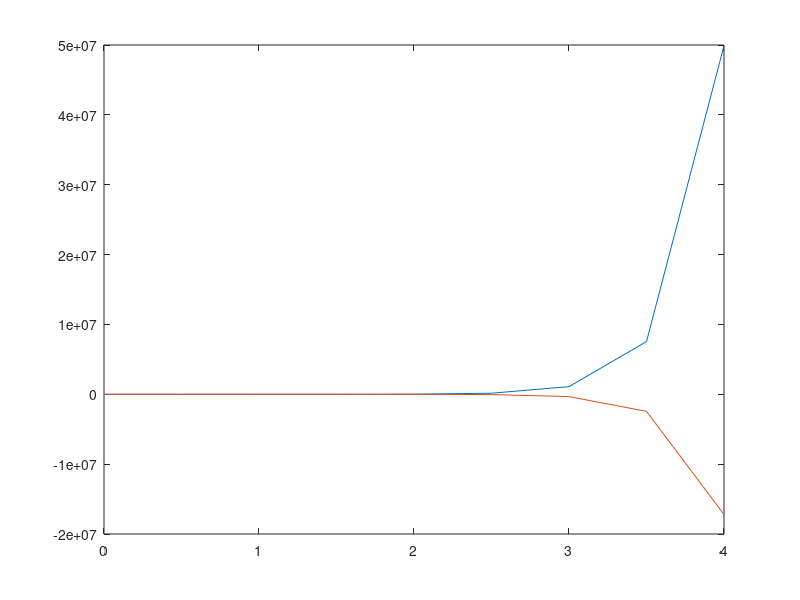
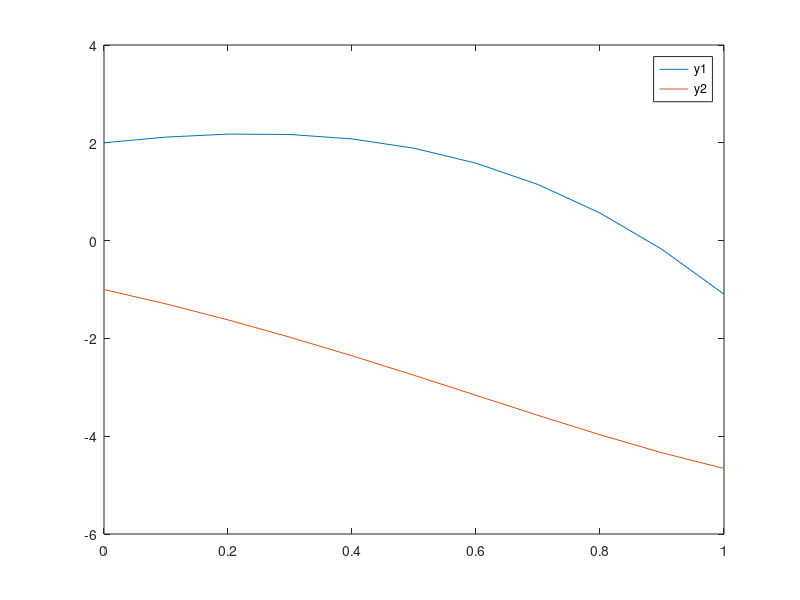
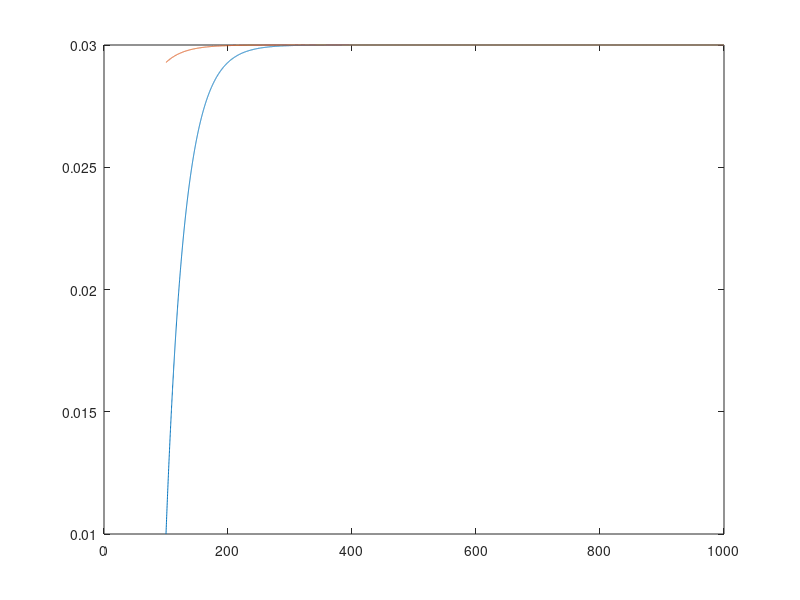
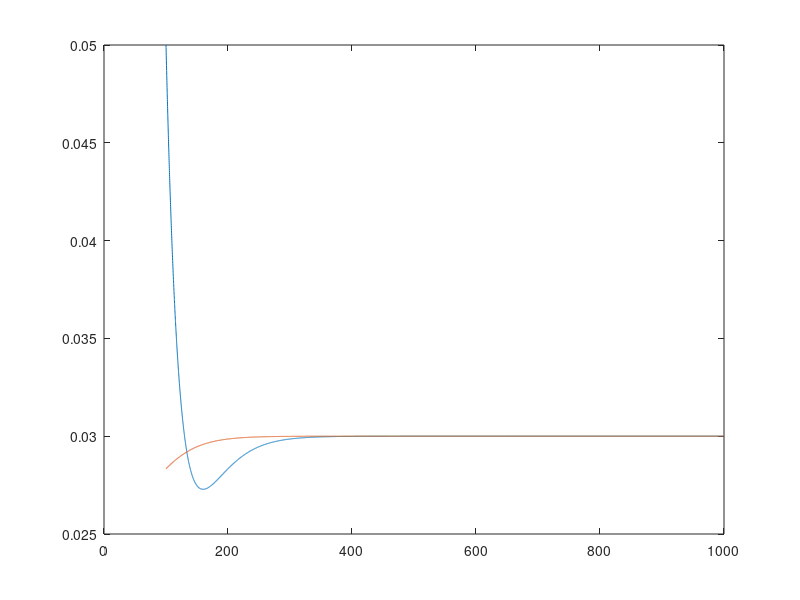

These figures' MATLAB source, in order:
% h=0.5;
% t=0:h:2;
% 
% y1=zeros(size(t));
% y2=zeros(size(t));
% y1(1)=4;
% y2(1)=6;
% f1=@(t,y1,y2) (-0.5*y1);
% f2=@(t,y1,y2) (4-0.3*y2-0.1*y1);
% n=numel(t);
% for i=1:n-1
%     k1=h*f1(t(i),y1(i),y2(i));
%     k2 = h * f1(t(i) + 0.5 * h, y1(i) + 0.5 * k1,y2(i)+0.5*k1);
%     k3 = h * f1(t(i) + 0.5 * h, y1(i) + 0.5 * k2, y2(i)+0.5*k2);
%     k4 = h * f1(t(i) + h, y1(i) + k3,y2(i)+k3);
%     y1(i + 1) = y1(i) + (1/6) * (k1 + 2 * k2 + 2 * k3 + k4);
%     m1= h*f2(t(i),y1(i),y2(i));
%     m2 = h * f2(t(i) + 0.5 * h, y1(i) + 0.5 * m1,y2(i)+0.5*m1);
%     m3 = h * f2(t(i) + 0.5 * h, y1(i) + 0.5 * m2, y2(i)+0.5*m2);
%     m4 = h * f2(t(i) + h, y1(i) + m3,y2(i)+m3);
%     y2(i + 1) = y2(i) + (1/6) * (m1 + 2 * m2 + 2 * m3 + m4);
% 
%     % y1(i+1)=y1(i)+h*f1(t(i),y1(i),y2(i));
%     % y2(i+1)=y2(i)+h*f2(t(i),y1(i),y2(i));
% end
% figure
% plot(t,y1)
% hold on
% plot(t,y2)

% Q1:
% 
h=0.5;
t=0:h:4;

y1=zeros(size(t));
y2=zeros(size(t));
y1(1)=1;
y2(1)=1;
f1=@(t,y1,y2) (3*y1+4*y2);
f2=@(t,y1,y2) (-4*y1+3*y2);
n=numel(t);
for i=1:n-1
    k1=h*f1(t(i),y1(i),y2(i));
    k2 = h * f1(t(i) + 0.5 * h, y1(i) + 0.5 * k1,y2(i)+0.5*k1);
    k3 = h * f1(t(i) + 0.5 * h, y1(i) + 0.5 * k2, y2(i)+0.5*k2);
    k4 = h * f1(t(i) + h, y1(i) + k3,y2(i)+k3);
    y1(i + 1) = y1(i) + (1/6) * (k1 + 2 * k2 + 2 * k3 + k4);
    m1= h*f2(t(i),y1(i),y2(i));
    m2 = h * f2(t(i) + 0.5 * h, y1(i) + 0.5 * m1,y2(i)+0.5*m1);
    m3 = h * f2(t(i) + 0.5 * h, y1(i) + 0.5 * m2, y2(i)+0.5*m2);
    m4 = h * f2(t(i) + h, y1(i) + m3,y2(i)+m3);
    y2(i + 1) = y2(i) + (1/6) * (m1 + 2 * m2 + 2 * m3 + m4);

    % y1(i+1)=y1(i)+h*f1(t(i),y1(i),y2(i));
    % y2(i+1)=y2(i)+h*f2(t(i),y1(i),y2(i));
end
figure
plot(t,y1)
hold on
plot(t,y2)

% Q2:
h=0.1;
t=0:h:1;

y1=zeros(size(t));
y2=zeros(size(t));
y1(1)=2;
y2(1)=-1;
f1=@(t,y1,y2) (y1+2*y2+1);
f2=@(t,y1,y2) (-y1+y2+t);
n=numel(t);
for i=1:n-1
    k1=h*f1(t(i),y1(i),y2(i));
    k2 = h * f1(t(i) + 0.5 * h, y1(i) + 0.5 * k1,y2(i)+0.5*k1);
    k3 = h * f1(t(i) + 0.5 * h, y1(i) + 0.5 * k2, y2(i)+0.5*k2);
    k4 = h * f1(t(i) + h, y1(i) + k3,y2(i)+k3);
    y1(i + 1) = y1(i) + (1/6) * (k1 + 2 * k2 + 2 * k3 + k4);
    m1= h*f2(t(i),y1(i),y2(i));
    m2 = h * f2(t(i) + 0.5 * h, y1(i) + 0.5 * m1,y2(i)+0.5*m1);
    m3 = h * f2(t(i) + 0.5 * h, y1(i) + 0.5 * m2, y2(i)+0.5*m2);
    m4 = h * f2(t(i) + h, y1(i) + m3,y2(i)+m3);
    y2(i + 1) = y2(i) + (1/6) * (m1 + 2 * m2 + 2 * m3 + m4);
    
    % y1(i+1)=y1(i)+h*f1(t(i),y1(i),y2(i));
    % y2(i+1)=y2(i)+h*f2(t(i),y1(i),y2(i));
end
figure
plot(t,y1)
hold on
plot(t,y2)
legend('y1','y2')

%Q3

h = 0.1; t = 100:h:1000;
r=100;
v=3000;
C=0.03;
y1=zeros(size(t));
y2=zeros(size(t));
y3=zeros(size(t));
y1(1)=0.01;
y2(1)=0.05;
y3(1)=0.04;
f1=@(t,y1,y2,y3) ((100/3000)*C-(100/3000)*y1);
f2=@(t,y1,y2,y3) ((100/3000)*y1-(100/3000)*y2);
f3=@(t,y1,y2,y3) ((100/3000)*y2-(100/3000)*y3);
exact_1=C + (0.01-C).*exp((-r*t)/v);
exact_2=C+((0.05-C)+(r/v)*(0.01-C).*t).*exp((-r*t)/v);
exact_3 = C + (r/v*(0.05-C)*t+(r^2/(2*(v^2)))*(0.01-C)*(t.^2)+(0.04-C)).*exp((-r*t)/v);
n=numel(t);
for i=1:n-1
    % k1=h*f1(t(i),y1(i),y2(i));
    % k2 = h * f1(t(i) + 0.5 * h, y1(i) + 0.5 * k1,y2(i)+0.5*k1);
    % k3 = h * f1(t(i) + 0.5 * h, y1(i) + 0.5 * k2, y2(i)+0.5*k2);
    % k4 = h * f1(t(i) + h, y1(i) + k3,y2(i)+k3);
    % y1(i + 1) = y1(i) + (1/6) * (k1 + 2 * k2 + 2 * k3 + k4);
    % m1= h*f2(t(i),y1(i),y2(i));
    % m2 = h * f2(t(i) + 0.5 * h, y1(i) + 0.5 * m1,y2(i)+0.5*m1);
    % m3 = h * f2(t(i) + 0.5 * h, y1(i) + 0.5 * m2, y2(i)+0.5*m2);
    % m4 = h * f2(t(i) + h, y1(i) + m3,y2(i)+m3);
    % y2(i + 1) = y2(i) + (1/6) * (m1 + 2 * m2 + 2 * m3 + m4);

    y1(i+1)=y1(i)+h*f1(t(i),y1(i),y2(i),y3(i));
    y2(i+1)=y2(i)+h*f2(t(i),y1(i),y2(i),y3(i));
    y3(i+1)=y3(i)+h*f3(t(i),y1(i),y2(i),y3(i));

end
ee1= 100 * abs((exact_1 - y1) ./ exact_1);
ee2= 100 * abs((exact_2 - y2) ./ exact_2);
ee3= 100 * abs((exact_3 - y3) ./ exact_3);
figure
% subplot(2,2,1)
plot(t,y1)
hold on
plot(t,exact_1)
figure
% subplot(2,2,2)
plot(t,y2)
hold on
plot(t,exact_2)
% 
figure
% subplot(2,2,3)
plot(t,y3)
hold on
plot(t,exact_3)